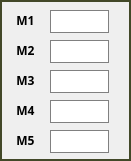
   <widget class="QWidget" name="widgetMD" native="true">
    <property name="geometry">
     <rect>
      <x>570</x>
      <y>40</y>
      <width>131</width>
      <height>161</height>
     </rect>
    </property>
    <property name="styleSheet">
     <string notr="true">border:2px solid rgb(66, 72, 40);</string>
    </property>
    <widget class="QLabel" name="label">
     <property name="geometry">
      <rect>
       <x>10</x>
       <y>10</y>
       <width>31</width>
       <height>21</height>
      </rect>
     </property>
     <property name="font">
      <font>
       <family>Corbel</family>
       <pointsize>9</pointsize>
       <weight>75</weight>
       <bold>true</bold>
      </font>
     </property>
     <property name="styleSheet">
      <string notr="true">border: 0px</string>
     </property>
     <property name="text">
      <string>M1</string>
     </property>
     <property name="alignment">
      <set>Qt::AlignCenter</set>
     </property>
    </widget>
    <widget class="QLabel" name="label_2">
     <property name="geometry">
      <rect>
       <x>10</x>
       <y>40</y>
       <width>31</width>
       <height>21</height>
      </rect>
     </property>
     <property name="font">
      <font>
       <family>Corbel</family>
       <pointsize>9</pointsize>
       <weight>75</weight>
       <bold>true</bold>
      </font>
     </property>
     <property name="styleSheet">
      <string notr="true">border: 0px</string>
     </property>
     <property name="text">
      <string>M2</string>
     </property>
     <property name="alignment">
      <set>Qt::AlignCenter</set>
     </property>
    </widget>
    <widget class="QLineEdit" name="lineEditM1">
     <property name="geometry">
      <rect>
       <x>50</x>
       <y>10</y>
       <width>59</width>
       <height>23</height>
      </rect>
     </property>
     <property name="styleSheet">
      <string notr="true">border: 1px solid gray</string>
     </property>
     <property name="alignment">
      <set>Qt::AlignCenter</set>
     </property>
    </widget>
    <widget class="QLineEdit" name="lineEditM2">
     <property name="geometry">
      <rect>
       <x>50</x>
       <y>40</y>
       <width>59</width>
       <height>23</height>
      </rect>
     </property>
     <property name="styleSheet">
      <string notr="true">border: 1px solid gray</string>
     </property>
     <property name="alignment">
      <set>Qt::AlignCenter</set>
     </property>
    </widget>
    <widget class="QLineEdit" name="lineEditM3">
     <property name="geometry">
      <rect>
       <x>50</x>
       <y>70</y>
       <width>59</width>
       <height>23</height>
      </rect>
     </property>
     <property name="styleSheet">
      <string notr="true">border: 1px solid gray</string>
     </property>
     <property name="alignment">
      <set>Qt::AlignCenter</set>
     </property>
    </widget>
    <widget class="QLineEdit" name="lineEditM4">
     <property name="geometry">
      <rect>
       <x>50</x>
       <y>100</y>
       <width>59</width>
       <height>23</height>
      </rect>
     </property>
     <property name="styleSheet">
      <string notr="true">border: 1px solid gray</string>
     </property>
     <property name="alignment">
      <set>Qt::AlignCenter</set>
     </property>
    </widget>
    <widget class="QLineEdit" name="lineEditM5">
     <property name="geometry">
      <rect>
       <x>50</x>
       <y>130</y>
       <width>59</width>
       <height>23</height>
      </rect>
     </property>
     <property name="styleSheet">
      <string notr="true">border: 1px solid gray</string>
     </property>
     <property name="alignment">
      <set>Qt::AlignCenter</set>
     </property>
    </widget>
    <widget class="QLabel" name="label_3">
     <property name="geometry">
      <rect>
       <x>10</x>
       <y>70</y>
       <width>31</width>
       <height>21</height>
      </rect>
     </property>
     <property name="font">
      <font>
       <family>Corbel</family>
       <pointsize>9</pointsize>
       <weight>75</weight>
       <bold>true</bold>
      </font>
     </property>
     <property name="styleSheet">
      <string notr="true">border: 0px</string>
     </property>
     <property name="text">
      <string>M3</string>
     </property>
     <property name="alignment">
      <set>Qt::AlignCenter</set>
     </property>
    </widget>
    <widget class="QLabel" name="label_4">
     <property name="geometry">
      <rect>
       <x>10</x>
       <y>100</y>
       <width>31</width>
       <height>21</height>
      </rect>
     </property>
     <property name="font">
      <font>
       <family>Corbel</family>
       <pointsize>9</pointsize>
       <weight>75</weight>
       <bold>true</bold>
      </font>
     </property>
     <property name="styleSheet">
      <string notr="true">border: 0px</string>
     </property>
     <property name="text">
      <string>M4</string>
     </property>
     <property name="alignment">
      <set>Qt::AlignCenter</set>
     </property>
    </widget>
    <widget class="QLabel" name="label_5">
     <property name="geometry">
      <rect>
       <x>10</x>
       <y>130</y>
       <width>31</width>
       <height>21</height>
      </rect>
     </property>
     <property name="font">
      <font>
       <family>Corbel</family>
       <pointsize>9</pointsize>
       <weight>75</weight>
       <bold>true</bold>
      </font>
     </property>
     <property name="styleSheet">
      <string notr="true">border: 0px</string>
     </property>
     <property name="text">
      <string>M5</string>
     </property>
     <property name="alignment">
      <set>Qt::AlignCenter</set>
     </property>
    </widget>
   </widget>
